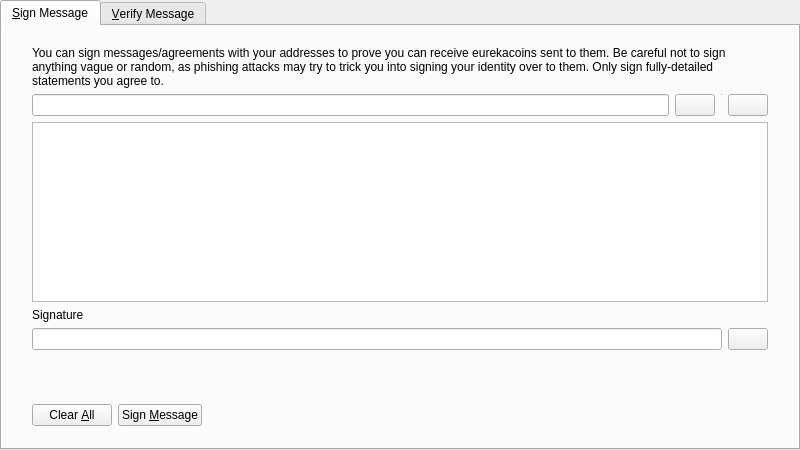
<?xml version="1.0" encoding="UTF-8"?>
<ui version="4.0">
 <class>SignVerifyMessageDialog</class>
 <widget class="QDialog" name="SignVerifyMessageDialog">
  <property name="geometry">
   <rect>
    <x>0</x>
    <y>0</y>
    <width>800</width>
    <height>450</height>
   </rect>
  </property>
  <property name="windowTitle">
   <string>Signatures - Sign / Verify a Message</string>
  </property>
  <property name="modal">
   <bool>true</bool>
  </property>
  <layout class="QVBoxLayout" name="verticalLayout">
   <property name="leftMargin">
    <number>0</number>
   </property>
   <property name="topMargin">
    <number>0</number>
   </property>
   <property name="rightMargin">
    <number>0</number>
   </property>
   <property name="bottomMargin">
    <number>0</number>
   </property>
   <item>
    <widget class="QTabWidget" name="tabWidget">
     <property name="currentIndex">
      <number>0</number>
     </property>
     <widget class="QWidget" name="tabSignMessage">
      <attribute name="title">
       <string>&amp;Sign Message</string>
      </attribute>
      <layout class="QVBoxLayout" name="verticalLayout_SM">
       <property name="leftMargin">
        <number>0</number>
       </property>
       <property name="topMargin">
        <number>0</number>
       </property>
       <property name="rightMargin">
        <number>0</number>
       </property>
       <property name="bottomMargin">
        <number>0</number>
       </property>
       <item>
        <layout class="QVBoxLayout" name="verticalLayout_3">
         <property name="leftMargin">
          <number>30</number>
         </property>
         <property name="topMargin">
          <number>20</number>
         </property>
         <property name="rightMargin">
          <number>30</number>
         </property>
         <property name="bottomMargin">
          <number>20</number>
         </property>
         <item>
          <widget class="QLabel" name="infoLabel_SM">
           <property name="text">
            <string>You can sign messages/agreements with your addresses to prove you can receive eurekacoins sent to them. Be careful not to sign anything vague or random, as phishing attacks may try to trick you into signing your identity over to them. Only sign fully-detailed statements you agree to.</string>
           </property>
           <property name="textFormat">
            <enum>Qt::PlainText</enum>
           </property>
           <property name="wordWrap">
            <bool>true</bool>
           </property>
          </widget>
         </item>
         <item>
          <layout class="QHBoxLayout" name="horizontalLayout_1_SM">
           <property name="spacing">
            <number>6</number>
           </property>
           <item>
            <widget class="QValidatedLineEdit" name="addressIn_SM">
             <property name="toolTip">
              <string>The Eurekacoin address to sign the message with</string>
             </property>
            </widget>
           </item>
           <item>
            <widget class="QPushButton" name="addressBookButton_SM">
             <property name="toolTip">
              <string>Choose previously used address</string>
             </property>
             <property name="text">
              <string/>
             </property>
             <property name="icon">
              <iconset resource="../bitcoin.qrc">
               <normaloff>:/icons/address-book</normaloff>:/icons/address-book</iconset>
             </property>
             <property name="shortcut">
              <string>Alt+A</string>
             </property>
             <property name="autoDefault">
              <bool>false</bool>
             </property>
            </widget>
           </item>
           <item>
            <widget class="Line" name="vLine">
             <property name="maximumSize">
              <size>
               <width>1</width>
               <height>22</height>
              </size>
             </property>
             <property name="orientation">
              <enum>Qt::Vertical</enum>
             </property>
            </widget>
           </item>
           <item>
            <widget class="QPushButton" name="pasteButton_SM">
             <property name="toolTip">
              <string>Paste address from clipboard</string>
             </property>
             <property name="text">
              <string/>
             </property>
             <property name="icon">
              <iconset resource="../bitcoin.qrc">
               <normaloff>:/icons/editpaste</normaloff>:/icons/editpaste</iconset>
             </property>
             <property name="shortcut">
              <string>Alt+P</string>
             </property>
             <property name="autoDefault">
              <bool>false</bool>
             </property>
            </widget>
           </item>
          </layout>
         </item>
         <item>
          <widget class="QPlainTextEdit" name="messageIn_SM">
           <property name="toolTip">
            <string>Enter the message you want to sign here</string>
           </property>
          </widget>
         </item>
         <item>
          <widget class="QLabel" name="signatureLabel_SM">
           <property name="text">
            <string>Signature</string>
           </property>
           <property name="textFormat">
            <enum>Qt::PlainText</enum>
           </property>
          </widget>
         </item>
         <item>
          <layout class="QHBoxLayout" name="horizontalLayout_2_SM">
           <property name="spacing">
            <number>6</number>
           </property>
           <item>
            <widget class="QLineEdit" name="signatureOut_SM">
             <property name="font">
              <font>
               <italic>true</italic>
              </font>
             </property>
             <property name="readOnly">
              <bool>true</bool>
             </property>
            </widget>
           </item>
           <item>
            <widget class="QPushButton" name="copySignatureButton_SM">
             <property name="toolTip">
              <string>Copy the current signature to the system clipboard</string>
             </property>
             <property name="text">
              <string/>
             </property>
             <property name="icon">
              <iconset resource="../bitcoin.qrc">
               <normaloff>:/icons/editcopy</normaloff>:/icons/editcopy</iconset>
             </property>
             <property name="autoDefault">
              <bool>false</bool>
             </property>
            </widget>
           </item>
          </layout>
         </item>
        </layout>
       </item>
       <item>
        <widget class="QWidget" name="buttonsContainerWhite" native="true">
         <layout class="QHBoxLayout" name="horizontalLayout">
          <property name="leftMargin">
           <number>30</number>
          </property>
          <property name="topMargin">
           <number>15</number>
          </property>
          <property name="rightMargin">
           <number>30</number>
          </property>
          <item>
           <widget class="QPushButton" name="clearButton_SM">
            <property name="toolTip">
             <string>Reset all sign message fields</string>
            </property>
            <property name="text">
             <string>Clear &amp;All</string>
            </property>
            <property name="icon">
             <iconset resource="../bitcoin.qrc">
              <normaloff>:/icons/remove</normaloff>:/icons/remove</iconset>
            </property>
            <property name="autoDefault">
             <bool>false</bool>
            </property>
           </widget>
          </item>
          <item>
           <widget class="QPushButton" name="signMessageButton_SM">
            <property name="toolTip">
             <string>Sign the message to prove you own this Eurekacoin address</string>
            </property>
            <property name="text">
             <string>Sign &amp;Message</string>
            </property>
            <property name="icon">
             <iconset resource="../bitcoin.qrc">
              <normaloff>:/icons/edit</normaloff>:/icons/edit</iconset>
            </property>
            <property name="autoDefault">
             <bool>false</bool>
            </property>
           </widget>
          </item>
          <item>
           <spacer name="horizontalSpacer_1_SM">
            <property name="orientation">
             <enum>Qt::Horizontal</enum>
            </property>
            <property name="sizeHint" stdset="0">
             <size>
              <width>40</width>
              <height>48</height>
             </size>
            </property>
           </spacer>
          </item>
          <item>
           <widget class="QLabel" name="statusLabel_SM">
            <property name="font">
             <font>
              <weight>75</weight>
              <bold>true</bold>
             </font>
            </property>
            <property name="text">
             <string/>
            </property>
            <property name="wordWrap">
             <bool>true</bool>
            </property>
           </widget>
          </item>
          <item>
           <spacer name="horizontalSpacer_2_SM">
            <property name="orientation">
             <enum>Qt::Horizontal</enum>
            </property>
            <property name="sizeHint" stdset="0">
             <size>
              <width>40</width>
              <height>48</height>
             </size>
            </property>
           </spacer>
          </item>
         </layout>
        </widget>
       </item>
      </layout>
     </widget>
     <widget class="QWidget" name="tabVerifyMessage">
      <attribute name="title">
       <string>&amp;Verify Message</string>
      </attribute>
      <layout class="QVBoxLayout" name="verticalLayout_VM">
       <property name="leftMargin">
        <number>0</number>
       </property>
       <property name="topMargin">
        <number>0</number>
       </property>
       <property name="rightMargin">
        <number>0</number>
       </property>
       <property name="bottomMargin">
        <number>0</number>
       </property>
       <item>
        <layout class="QVBoxLayout" name="verticalLayout_2">
         <property name="leftMargin">
          <number>30</number>
         </property>
         <property name="topMargin">
          <number>20</number>
         </property>
         <property name="rightMargin">
          <number>30</number>
         </property>
         <property name="bottomMargin">
          <number>20</number>
         </property>
         <item>
          <widget class="QLabel" name="infoLabel_VM">
           <property name="text">
            <string>Enter the receiver's address, message (ensure you copy line breaks, spaces, tabs, etc. exactly) and signature below to verify the message. Be careful not to read more into the signature than what is in the signed message itself, to avoid being tricked by a man-in-the-middle attack. Note that this only proves the signing party receives with the address, it cannot prove sendership of any transaction!</string>
           </property>
           <property name="textFormat">
            <enum>Qt::PlainText</enum>
           </property>
           <property name="alignment">
            <set>Qt::AlignLeading|Qt::AlignLeft|Qt::AlignTop</set>
           </property>
           <property name="wordWrap">
            <bool>true</bool>
           </property>
          </widget>
         </item>
         <item>
          <layout class="QHBoxLayout" name="horizontalLayout_1_VM">
           <property name="spacing">
            <number>6</number>
           </property>
           <item>
            <widget class="QValidatedLineEdit" name="addressIn_VM">
             <property name="toolTip">
              <string>The Eurekacoin address the message was signed with</string>
             </property>
            </widget>
           </item>
           <item>
            <widget class="QPushButton" name="addressBookButton_VM">
             <property name="toolTip">
              <string>Choose previously used address</string>
             </property>
             <property name="text">
              <string/>
             </property>
             <property name="icon">
              <iconset resource="../bitcoin.qrc">
               <normaloff>:/icons/address-book</normaloff>:/icons/address-book</iconset>
             </property>
             <property name="shortcut">
              <string>Alt+A</string>
             </property>
             <property name="autoDefault">
              <bool>false</bool>
             </property>
            </widget>
           </item>
          </layout>
         </item>
         <item>
          <widget class="QPlainTextEdit" name="messageIn_VM"/>
         </item>
         <item>
          <widget class="QValidatedLineEdit" name="signatureIn_VM"/>
         </item>
        </layout>
       </item>
       <item>
        <widget class="QWidget" name="buttonsContainerWhite_" native="true">
         <layout class="QHBoxLayout" name="horizontalLayout_2">
          <property name="leftMargin">
           <number>30</number>
          </property>
          <property name="topMargin">
           <number>15</number>
          </property>
          <property name="rightMargin">
           <number>30</number>
          </property>
          <item>
           <widget class="QPushButton" name="clearButton_VM">
            <property name="toolTip">
             <string>Reset all verify message fields</string>
            </property>
            <property name="text">
             <string>Clear &amp;All</string>
            </property>
            <property name="icon">
             <iconset resource="../bitcoin.qrc">
              <normaloff>:/icons/remove</normaloff>:/icons/remove</iconset>
            </property>
            <property name="autoDefault">
             <bool>false</bool>
            </property>
           </widget>
          </item>
          <item>
           <widget class="QPushButton" name="verifyMessageButton_VM">
            <property name="toolTip">
             <string>Verify the message to ensure it was signed with the specified Eurekacoin address</string>
            </property>
            <property name="text">
             <string>Verify &amp;Message</string>
            </property>
            <property name="icon">
             <iconset resource="../bitcoin.qrc">
              <normaloff>:/icons/transaction_0</normaloff>:/icons/transaction_0</iconset>
            </property>
            <property name="autoDefault">
             <bool>false</bool>
            </property>
           </widget>
          </item>
          <item>
           <spacer name="horizontalSpacer_1_VM">
            <property name="orientation">
             <enum>Qt::Horizontal</enum>
            </property>
            <property name="sizeHint" stdset="0">
             <size>
              <width>40</width>
              <height>48</height>
             </size>
            </property>
           </spacer>
          </item>
          <item>
           <widget class="QLabel" name="statusLabel_VM">
            <property name="font">
             <font>
              <weight>75</weight>
              <bold>true</bold>
             </font>
            </property>
            <property name="text">
             <string/>
            </property>
            <property name="wordWrap">
             <bool>true</bool>
            </property>
           </widget>
          </item>
          <item>
           <spacer name="horizontalSpacer_2_VM">
            <property name="orientation">
             <enum>Qt::Horizontal</enum>
            </property>
            <property name="sizeHint" stdset="0">
             <size>
              <width>40</width>
              <height>48</height>
             </size>
            </property>
           </spacer>
          </item>
         </layout>
        </widget>
       </item>
      </layout>
     </widget>
    </widget>
   </item>
  </layout>
 </widget>
 <customwidgets>
  <customwidget>
   <class>QValidatedLineEdit</class>
   <extends>QLineEdit</extends>
   <header>qt/qvalidatedlineedit.h</header>
  </customwidget>
 </customwidgets>
 <resources>
  <include location="../bitcoin.qrc"/>
 </resources>
 <connections/>
</ui>
